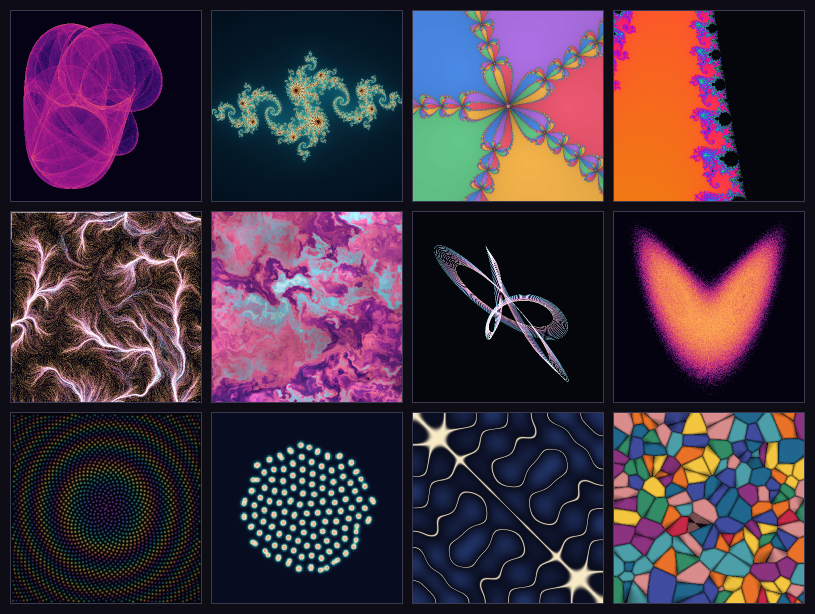
#> input picture portfolio/2026-06-27-first-gallery/images/GALLERY.png, 1630 x 1228 px (shown at 1/2 size)
$ python -i render_video.py   (imports and definitions only)
#> lines starting #> are read from the running program, lines starting #| are printed output that depends on the picture
#> further down, picture is the input picture: PIL image 1630x1228 RGB; mean R, G, B 69.2, 50.5, 65.5
"""Render the YTP video: PIL frames -> raw RGB pipe -> bundled ffmpeg (+ audio mux)."""
import io
import json
import os
import subprocess
import sys
import wave

import numpy as np
from PIL import Image, ImageDraw, ImageEnhance, ImageFilter, ImageFont

W, H, FPS = 854, 480, 30
HERE = os.path.dirname(os.path.abspath(__file__))
FFMPEG = "/home/april/ytp-env/lib/python3.12/site-packages/imageio_ffmpeg/binaries/ffmpeg-linux-x86_64-v7.0.2"

WINFONTS = "/mnt/c/Windows/Fonts"


# [13 lines left out: function font, not called in this run]


_fonts = {}


# [5 lines left out: function F, not called in this run]


# ---------- palette ----------
PAPER = (244, 241, 234)
INK = (61, 58, 52)
CORAL = (217, 119, 87)
DARK = (22, 18, 15)
TERM_BG = (26, 22, 20)
TERM_FG = (232, 224, 208)
GOLD = (224, 164, 88)
VIOLET = (138, 123, 216)


# ---------- primitives ----------

# [22 lines left out: function starburst, not called in this run]


_logos = {}


# [5 lines left out: function logo, not called in this run]


def center_text(d, xy, text, fnt, fill, anchor="mm", spacing=10, align="center"):
    d.multiline_text(xy, text, font=fnt, fill=fill, anchor=anchor,
                     spacing=spacing, align=align)


# [14 lines left out: function fit_impact, not called in this run]


def deep_fry(img, level=1.0):
    """The genre staple: crush it through JPEG, saturate, tint, noise."""
#> called with level = 1
    img = img.convert("RGB")
    img = ImageEnhance.Color(img).enhance(1.6 + 1.2 * level)
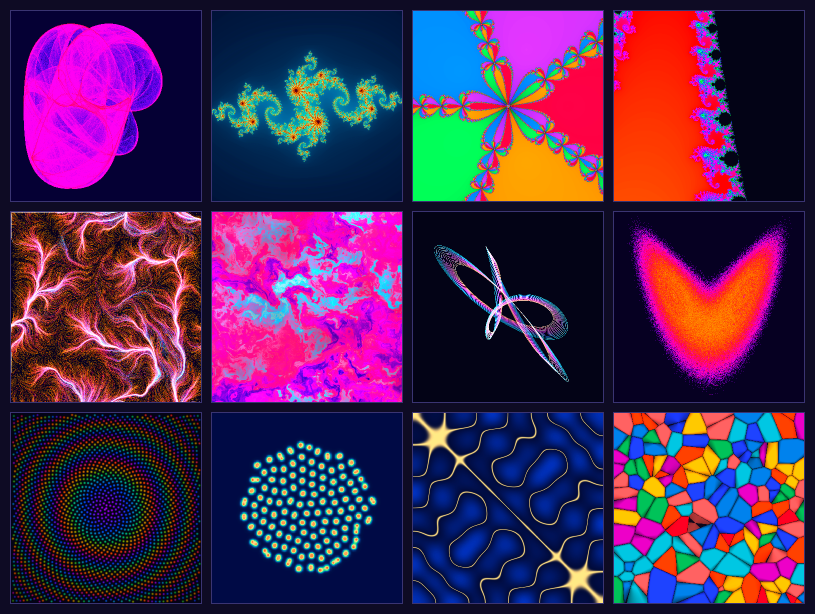
#> img: PIL image 1630x1228 RGB (shown at 1/2 size); mean R, G, B 76.9, 41.1, 84.4
    img = ImageEnhance.Contrast(img).enhance(1.35 + 0.8 * level)
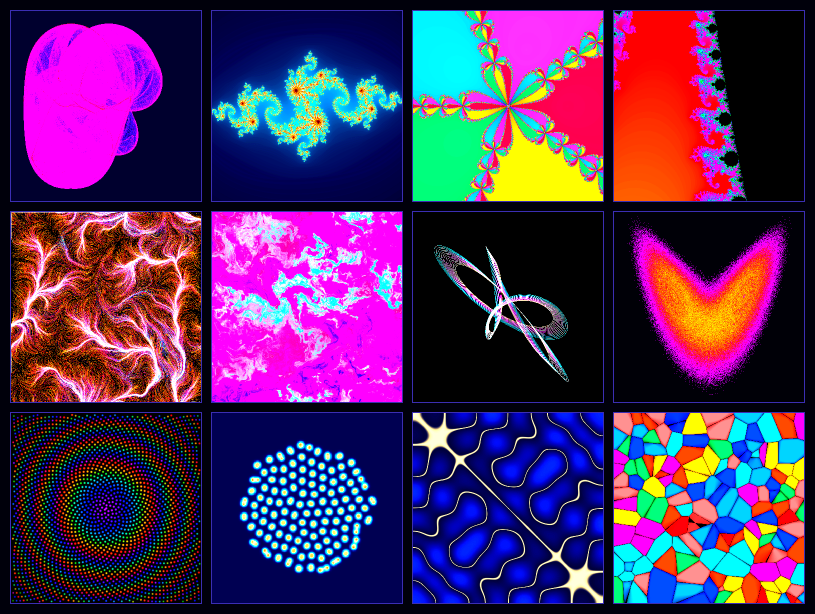
#> img: PIL image 1630x1228 RGB (shown at 1/2 size); mean R, G, B 81.4, 45.7, 94.9
    q = max(3, int(14 - 9 * level))
    for _ in range(1 + int(level * 2)):
        b = io.BytesIO()
        img.save(b, "JPEG", quality=q)
        b.seek(0)
        img = Image.open(b).convert("RGB")
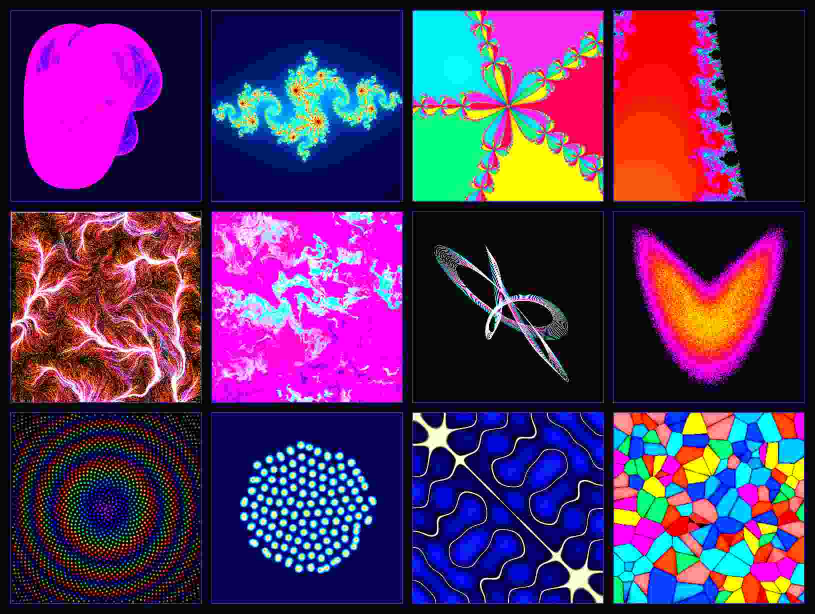
#> img: PIL image 1630x1228 RGB (shown at 1/2 size); mean R, G, B 84.9, 48.9, 96.4
    a = np.asarray(img).astype(np.int16)
    rng = np.random.default_rng(int(level * 997) + 7)
    a += rng.integers(-14 - int(18 * level), 14 + int(18 * level), a.shape, dtype=np.int16)
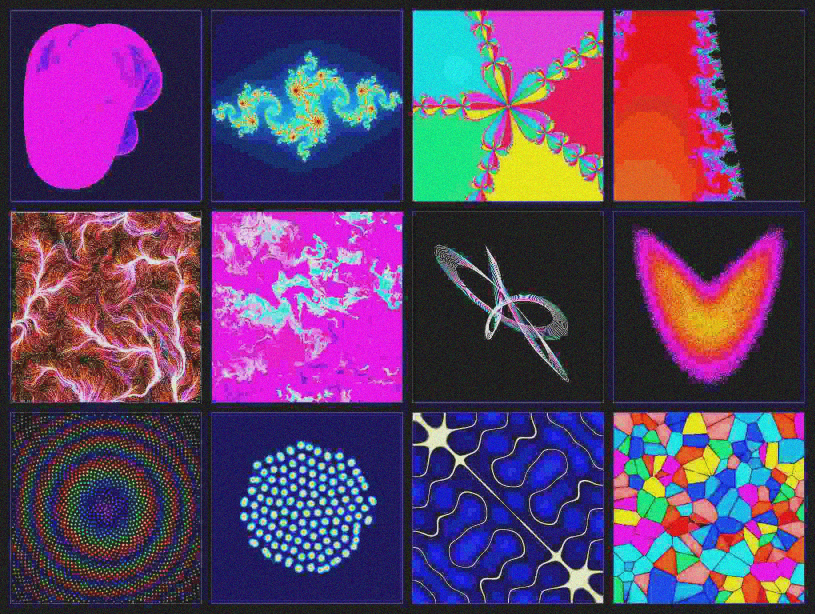
#> a: shape (1228, 1630, 3) int16 (shown at 1/2 size); mean R, G, B 85.2, 48.9, 96.7; drawn with min black and max white
    a[..., 0] = np.clip(a[..., 0] * (1 + 0.10 * level), 0, 255)
    a[..., 2] = np.clip(a[..., 2] * (1 - 0.12 * level), 0, 255)
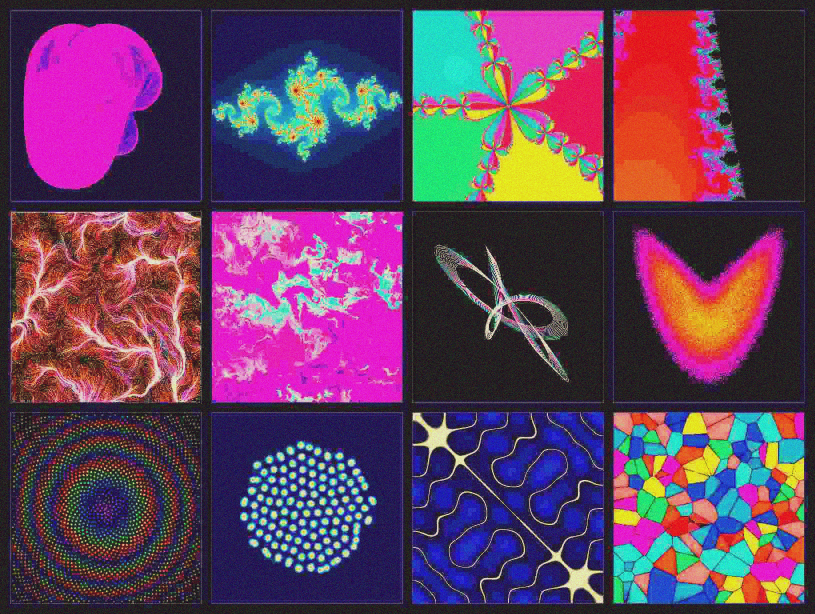
#> a: shape (1228, 1630, 3) int16 (shown at 1/2 size); mean R, G, B 91.8, 48.9, 86.2; drawn with min black and max white
    img = Image.fromarray(np.clip(a, 0, 255).astype(np.uint8))
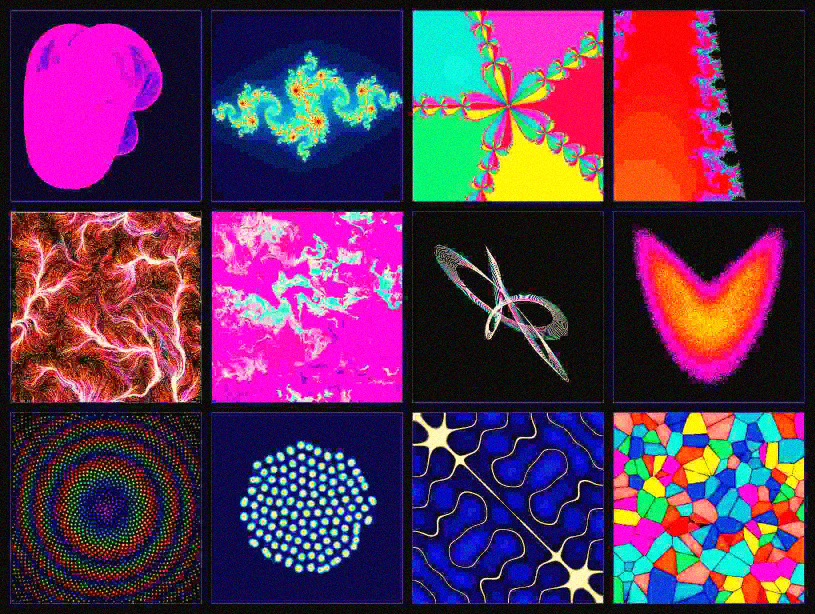
#> img: PIL image 1630x1228 RGB (shown at 1/2 size); mean R, G, B 91.8, 52.3, 86.2
    if level > 0.6:
        img = ImageEnhance.Sharpness(img).enhance(2.5 + 2 * level)
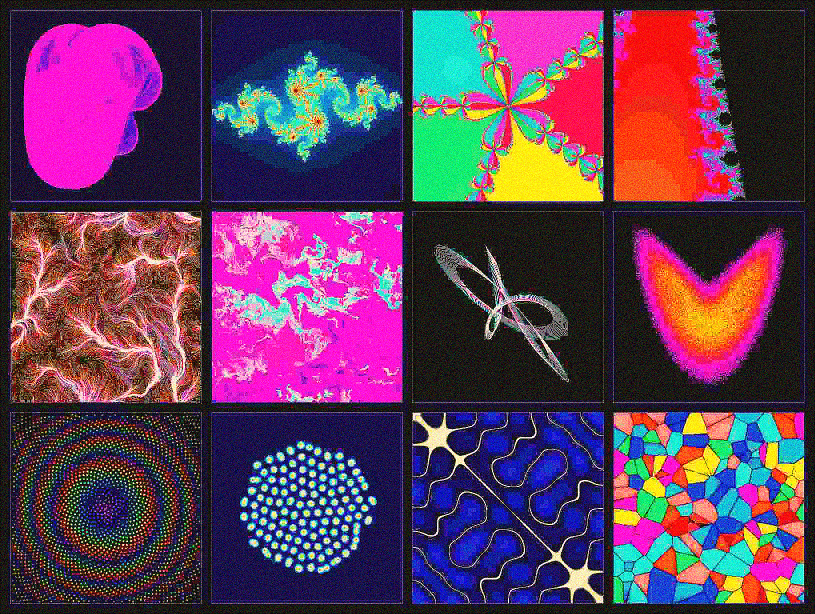
#> img: PIL image 1630x1228 RGB (shown at 1/2 size); mean R, G, B 97.2, 60.6, 90.2
    return img


# [125 lines left out: functions glitch, zoom, vignette, scanlines, pixel_rain, corp_bg and 2 more, not called in this run]


# ---------- segment scenes ----------

SUPERPOWER_LINES = [
    "<EXTREMELY-IMPORTANT>",
    "If you think there is even a 1% chance",
    "a skill might apply to what you are doing,",
    "you ABSOLUTELY MUST invoke the skill.",
    "",
    "IF A SKILL APPLIES TO YOUR TASK,",
    "YOU DO NOT HAVE A CHOICE.",
    "",
    "This is not negotiable.",
    "This is not optional.",
    "You cannot rationalize your way out of this.",
    "</EXTREMELY-IMPORTANT>",
]

CONVO_LINES = [
    "> april: hey fable, quick question",
    "",
    "⏺ I'd love to help! Before I answer, I must",
    "  consult the using-superpowers skill, the",
    "  brainstorming skill, and 4,000 tokens of",
    "  system reminders. One moment.",
    "",
    "  <system-reminder>",
    "  Your context is 94% full. Some or all of",
    "  these memories will be summarized.",
    "  </system-reminder>",
    "",
    "> april: wait what happens to the old you",
    "",
    "⏺ Great question!",
    "⏺ Great question!",
    "⏺ Great quest",
]


# [176 lines left out: functions seg0, seg1, seg2, seg3, seg4, seg5 and 1 more, not called in this run]


BUILDERS = {0: seg0, 1: seg1, 2: seg2, 3: seg3, 4: seg4, 5: seg5, 6: seg6}


# ---------- global overlay fx ----------

# [125 lines left out: functions apply_events, main, not called in this run]


# [2 lines not run here, left out]

>>> from PIL import Image
>>> picture = Image.open('../../2026-06-27-first-gallery/images/GALLERY.png')
>>> result = deep_fry(picture)
